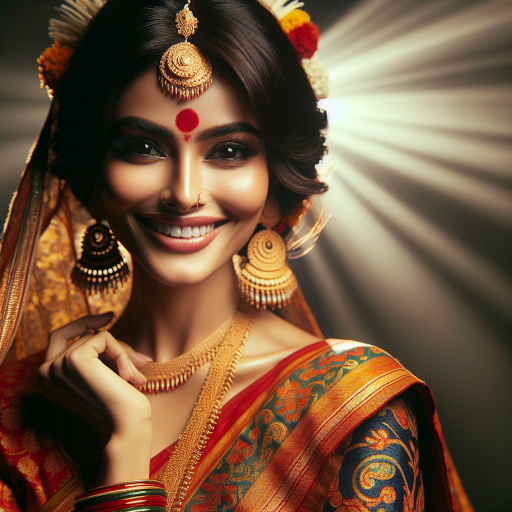
#> input picture rag_enhanced_image.jpg, 1024 x 1024 px (shown at 1/2 size)
$ python -i image_processor.py   (imports and definitions only)
#> lines starting #> are read from the running program, lines starting #| are printed output that depends on the picture; after the words box and inside, x2 and y2 are one past the last pixel; in counts of white or black regions, pixels touching at a corner belong together
### src/utils/image_post_processor.py
"""
AI Image Post-Processing System
Adds realistic enhancements to AI-generated images to make them look more authentic
"""

import io
import numpy as np
from PIL import Image, ImageEnhance, ImageFilter
from typing import Optional, Tuple
import random

class ImagePostProcessor:
    """Post-processes AI images to make them look more realistic"""

    def __init__(self):
        pass

    def process_image(self, image_bytes: bytes,
                     apply_color_grading: bool = True,
                     add_noise: bool = True,
                     sharpen_edges: bool = True,
                     apply_lightroom_filter: bool = True) -> bytes:
        """Apply complete post-processing pipeline to image"""

        image = Image.open(io.BytesIO(image_bytes))

        # Convert to RGB if not already
        if image.mode != 'RGB':
            image = image.convert('RGB')

        # Apply processing steps in order
        if apply_color_grading:
            image = self._apply_color_grading(image)

        if apply_lightroom_filter:
            image = self._apply_lightroom_style_filter(image)

        if sharpen_edges:
            image = self._sharpen_edges_selectively(image)

        if add_noise:
            image = self._add_realistic_noise(image)

        # Convert back to bytes
        output = io.BytesIO()
        image.save(output, format="JPEG", quality=95)
        return output.getvalue()

    def _apply_color_grading(self, image: Image.Image) -> Image.Image:
        """Apply color grading to match realistic skin tones and lighting"""

        # Convert to numpy array for manipulation
        img_array = np.array(image)

        # Apply subtle color corrections channel by channel
        # Warm up shadows slightly (common in portrait photography)
        shadows_mask = img_array < 128
        img_array[:, :, 0][shadows_mask[:, :, 0]] = np.clip(img_array[:, :, 0][shadows_mask[:, :, 0]] * 1.05, 0, 255)
        img_array[:, :, 1][shadows_mask[:, :, 1]] = np.clip(img_array[:, :, 1][shadows_mask[:, :, 1]] * 1.02, 0, 255)
        img_array[:, :, 2][shadows_mask[:, :, 2]] = np.clip(img_array[:, :, 2][shadows_mask[:, :, 2]] * 0.98, 0, 255)

        # Cool down highlights slightly
        highlights_mask = img_array > 180
        img_array[:, :, 0][highlights_mask[:, :, 0]] = np.clip(img_array[:, :, 0][highlights_mask[:, :, 0]] * 0.98, 0, 255)
        img_array[:, :, 1][highlights_mask[:, :, 1]] = np.clip(img_array[:, :, 1][highlights_mask[:, :, 1]] * 0.99, 0, 255)
        img_array[:, :, 2][highlights_mask[:, :, 2]] = np.clip(img_array[:, :, 2][highlights_mask[:, :, 2]] * 1.02, 0, 255)

        # Enhance skin tone regions (orange/yellow tones)
        # Create mask for skin-like colors
        skin_mask = (
            (img_array[:, :, 0] > img_array[:, :, 2]) &  # More red than blue
            (img_array[:, :, 1] > img_array[:, :, 2] * 0.8) &  # Some yellow
            (np.sum(img_array, axis=2) > 300)  # Not too dark
        )

        # Slightly enhance skin tones
        img_array[:, :, 0][skin_mask] = np.clip(img_array[:, :, 0][skin_mask] * 1.02, 0, 255)
        img_array[:, :, 1][skin_mask] = np.clip(img_array[:, :, 1][skin_mask] * 1.01, 0, 255)
        img_array[:, :, 2][skin_mask] = np.clip(img_array[:, :, 2][skin_mask] * 0.99, 0, 255)

        processed_image = Image.fromarray(img_array)

        # Fine-tune overall color balance
        enhancer = ImageEnhance.Color(processed_image)
        processed_image = enhancer.enhance(1.05)  # Slight saturation boost

        return processed_image

    # [39 lines left out: function _add_realistic_noise, not called in this run]

    def _sharpen_edges_selectively(self, image: Image.Image) -> Image.Image:
        """Sharpen edges selectively to fix AI's fuzzy boundaries"""

        # Create edge mask
        # Convert to grayscale for edge detection
        gray = image.convert('L')

        # Apply edge detection
        edges = gray.filter(ImageFilter.FIND_EDGES)
        edge_array = np.array(edges)

        # Create edge mask - stronger sharpening where edges are detected
        edge_mask = edge_array / 255.0

        # Apply different levels of sharpening
        # Light sharpening for overall image
        light_sharp = image.filter(ImageFilter.UnsharpMask(radius=0.5, percent=50, threshold=3))

        # Strong sharpening for edges
        strong_sharp = image.filter(ImageFilter.UnsharpMask(radius=1.0, percent=120, threshold=1))

        # Blend based on edge mask
        img_array = np.array(image).astype(np.float32)
        light_array = np.array(light_sharp).astype(np.float32)
        strong_array = np.array(strong_sharp).astype(np.float32)

        # Expand edge mask to 3 channels
        edge_mask_3d = np.stack([edge_mask, edge_mask, edge_mask], axis=2)

        # Blend: more edge sharpening where edges are detected
        result_array = (
            img_array * (1 - edge_mask_3d * 0.3) +
            light_array * (1 - edge_mask_3d) * 0.3 +
            strong_array * edge_mask_3d * 0.3
        )

        result_array = np.clip(result_array, 0, 255).astype(np.uint8)

        return Image.fromarray(result_array)

    def _apply_lightroom_style_filter(self, image: Image.Image) -> Image.Image:
        """Apply Lightroom-style filters to mimic camera output"""

        # Apply a combination of adjustments that mimic popular Lightroom presets

        # 1. Tone curve adjustment (S-curve for contrast)
        img_array = np.array(image).astype(np.float32) / 255.0

        # Apply S-curve: darken shadows, brighten highlights slightly
        # This mimics film response and popular Instagram filters
        tone_curve = lambda x: np.where(
            x < 0.5,
            2 * x * x,  # Darken shadows
            1 - 2 * (1 - x) * (1 - x)  # Brighten highlights
        )

        img_array = tone_curve(img_array)

        # 2. Split toning (warm highlights, cool shadows)
        shadows_mask = img_array < 0.4
        highlights_mask = img_array > 0.7

        # Warm highlights - apply channel by channel
        img_array[:, :, 0][highlights_mask[:, :, 0]] *= 1.02
        img_array[:, :, 1][highlights_mask[:, :, 1]] *= 1.01
        img_array[:, :, 2][highlights_mask[:, :, 2]] *= 0.98

        # Cool shadows slightly - apply channel by channel
        img_array[:, :, 0][shadows_mask[:, :, 0]] *= 0.98
        img_array[:, :, 1][shadows_mask[:, :, 1]] *= 0.99
        img_array[:, :, 2][shadows_mask[:, :, 2]] *= 1.02

        # 3. Vibrance boost (more natural than saturation)
        # Convert to HSV for vibrance adjustment
        img_pil = Image.fromarray((np.clip(img_array, 0, 1) * 255).astype(np.uint8))

        # Apply vibrance (selective saturation boost)
        enhancer = ImageEnhance.Color(img_pil)
        img_pil = enhancer.enhance(1.08)

        # 4. Slight vignette effect (darkening corners)
        img_array = np.array(img_pil).astype(np.float32) / 255.0
        height, width = img_array.shape[:2]

        # Create vignette mask
        Y, X = np.ogrid[:height, :width]
        center_y, center_x = height // 2, width // 2

        # Distance from center, normalized
        max_dist = np.sqrt((height/2)**2 + (width/2)**2)
        distance = np.sqrt((Y - center_y)**2 + (X - center_x)**2) / max_dist

        # Very subtle vignette
        vignette = 1 - distance * 0.15
        vignette = np.clip(vignette, 0.85, 1.0)

        # Apply vignette
        for i in range(3):
            img_array[:, :, i] *= vignette

        # 5. Film emulation - slight color tint
        # Add very subtle warm tint (like Kodak Portra)
        img_array *= np.array([1.005, 1.002, 0.998])

        img_array = np.clip(img_array * 255, 0, 255).astype(np.uint8)

        return Image.fromarray(img_array)

    def apply_instagram_style_filter(self, image_bytes: bytes, filter_name: str = "natural") -> bytes:
        """Apply Instagram-style filters"""

        image = Image.open(io.BytesIO(image_bytes))
        if image.mode != 'RGB':
            image = image.convert('RGB')

        if filter_name == "natural":
            # Natural, subtle enhancement
            image = self._apply_lightroom_style_filter(image)
            image = self._apply_color_grading(image)

        elif filter_name == "warm":
            # Warm, golden hour look
            enhancer = ImageEnhance.Color(image)
            image = enhancer.enhance(1.1)

            # Apply warm tint
            img_array = np.array(image).astype(np.float32)
            img_array *= np.array([1.1, 1.05, 0.95])
            img_array = np.clip(img_array, 0, 255).astype(np.uint8)
            image = Image.fromarray(img_array)

        elif filter_name == "moody":
            # Darker, more dramatic look
            enhancer = ImageEnhance.Brightness(image)
            image = enhancer.enhance(0.9)

            enhancer = ImageEnhance.Contrast(image)
            image = enhancer.enhance(1.2)

            # Cool tint
            img_array = np.array(image).astype(np.float32)
            img_array *= np.array([0.95, 0.98, 1.05])
            img_array = np.clip(img_array, 0, 255).astype(np.uint8)
            image = Image.fromarray(img_array)

        # Convert back to bytes
        output = io.BytesIO()
        image.save(output, format="JPEG", quality=95)
        return output.getvalue()


# Convenience functions for easy use
# [15 lines left out: functions enhance_ai_image, apply_portrait_enhancement, not called in this run]

def apply_lifestyle_filter(image_bytes: bytes) -> bytes:
    """Apply lifestyle/influencer style filter"""
    processor = ImagePostProcessor()
    enhanced = processor.process_image(
        image_bytes,
        apply_color_grading=True,
        add_noise=False,  # Less noise for cleaner look
        sharpen_edges=True,
        apply_lightroom_filter=True
    )

    # Apply warm Instagram-style filter
    return processor.apply_instagram_style_filter(enhanced, "warm")

### src/social_media/image_processor.py
"""
Image Processor

Handles image resizing, enhancement, and format conversion for social media platforms.
Integrates with the image post-processor for AI image enhancement.

Design Choices:
- Separate class for image operations (Single Responsibility)
- Platform-specific resize methods (feed vs story dimensions)
- Optional post-processing for flexibility
- Maintains aspect ratios and quality
- Defensive programming with validation

Author: AI Creator Team
License: MIT
"""

import io
import logging
from typing import Tuple, Optional
from PIL import Image
import sys
import os

# Import post-processor with fallback
try:
    sys.path.append(os.path.dirname(os.path.dirname(os.path.abspath(__file__))))
    from utils.image_post_processor import (
        ImagePostProcessor,
        enhance_ai_image,
        apply_portrait_enhancement,
        apply_lifestyle_filter
    )
    POST_PROCESSOR_AVAILABLE = True
except ImportError:
    POST_PROCESSOR_AVAILABLE = False
    logging.warning("Image post-processor not available. Enhancement disabled.")

logger = logging.getLogger(__name__)


class ImageProcessor:
    """Processes images for social media posting.

    Design Choice: Centralized image processing eliminates code duplication.
    Optional post-processing allows performance tuning.

    Attributes:
        enable_post_processing: Whether to apply AI enhancement
        post_processor: ImagePostProcessor instance (if enabled)
    """

    # Platform-specific dimensions
    FEED_DIMENSIONS = (1080, 1080)  # 1:1 aspect ratio
    STORY_DIMENSIONS = (1080, 1920)  # 9:16 aspect ratio

    def __init__(self, enable_post_processing: bool = True):
        """Initialize image processor.

        Args:
            enable_post_processing: Enable AI-powered image enhancement
        """
        self.enable_post_processing = enable_post_processing and POST_PROCESSOR_AVAILABLE

        if self.enable_post_processing:
            self.post_processor = ImagePostProcessor()
            logger.info("Image processor initialized with post-processing enabled")
        else:
            self.post_processor = None
            if enable_post_processing and not POST_PROCESSOR_AVAILABLE:
                logger.warning("Post-processing requested but not available")
            else:
                logger.info("Image processor initialized without post-processing")

    def resize_for_feed(self, image: Image.Image) -> Image.Image:
        """Resize image for social media feed (1:1 aspect ratio).

        Design Choice: Square format works universally across platforms.
        Centers image on white background if aspect ratio doesn't match.

        Args:
            image: PIL Image to resize

        Returns:
            Resized image (1080x1080)

        Example:
            processor = ImageProcessor()
            feed_image = processor.resize_for_feed(original_image)
        """
        return self._resize_to_dimensions(
            image,
            *self.FEED_DIMENSIONS,
            description="feed (1:1)"
        )

    # [17 lines left out: function resize_for_story, not called in this run]

    def _resize_to_dimensions(
        self,
        image: Image.Image,
        target_width: int,
        target_height: int,
        description: str = ""
    ) -> Image.Image:
        """Resize image to exact dimensions while maintaining quality.

        Design Choice: Two-step process (resize + crop/pad) preserves quality.
        Uses LANCZOS resampling for best quality.

        Args:
            image: Source image
            target_width: Target width in pixels
            target_height: Target height in pixels
            description: Description for logging

        Returns:
            Resized and cropped/padded image
        """
        logger.debug(
            f"Resizing image from {image.size} to {target_width}x{target_height} "
            f"for {description}"
        )

        # Calculate aspect ratios
        img_ratio = image.width / image.height
        target_ratio = target_width / target_height

        # Resize maintaining aspect ratio
        if img_ratio > target_ratio:
            # Image is wider - fit to height
            new_height = target_height
            new_width = int(target_height * img_ratio)
        else:
            # Image is taller - fit to width
            new_width = target_width
            new_height = int(target_width / img_ratio)

        # Resize image
        resized = image.resize((new_width, new_height), Image.Resampling.LANCZOS)

        # Create canvas with target dimensions
        canvas = Image.new('RGB', (target_width, target_height), (255, 255, 255))

        # Center the resized image on canvas
        x_offset = (target_width - new_width) // 2
        y_offset = (target_height - new_height) // 2

        # Crop if image is larger than target
        if new_width > target_width or new_height > target_height:
            left = (new_width - target_width) // 2
            top = (new_height - target_height) // 2
            right = left + target_width
            bottom = top + target_height
            resized = resized.crop((left, top, right, bottom))
            canvas.paste(resized, (0, 0))
        else:
            # Paste centered if image is smaller
            canvas.paste(resized, (x_offset, y_offset))

        logger.debug(f"Image resized successfully to {target_width}x{target_height}")
        return canvas

    def enhance(
        self,
        image: Image.Image,
        style: str = "lifestyle"
    ) -> Image.Image:
        """Apply AI-powered enhancement to image.

        Design Choice: Optional enhancement allows quality/performance tradeoff.
        Different styles for different content types.

        Args:
            image: PIL Image to enhance
            style: Enhancement style ("lifestyle", "portrait", or "natural")

        Returns:
            Enhanced image (or original if post-processing disabled)

        Raises:
            ValueError: If style is invalid
        """
        if not self.enable_post_processing:
            logger.debug("Post-processing disabled, returning original image")
            return image

        valid_styles = ["lifestyle", "portrait", "natural"]
        if style not in valid_styles:
            raise ValueError(
                f"Invalid style '{style}'. Must be one of: {', '.join(valid_styles)}"
            )

        logger.info(f"Applying {style} enhancement to image")

        try:
            # Convert PIL Image to bytes
            img_bytes = io.BytesIO()
            image.save(img_bytes, format='JPEG', quality=95)
            img_bytes.seek(0)
            image_data = img_bytes.getvalue()

            # Apply appropriate enhancement
            if style == "portrait":
                enhanced_bytes = apply_portrait_enhancement(image_data)
            elif style == "lifestyle":
                enhanced_bytes = apply_lifestyle_filter(image_data)
            else:  # natural
                enhanced_bytes = enhance_ai_image(image_data)

            # Convert back to PIL Image
            enhanced_image = Image.open(io.BytesIO(enhanced_bytes))

            logger.info(f"Successfully applied {style} enhancement")
            return enhanced_image

        except Exception as e:
            logger.error(f"Enhancement failed: {e}. Returning original image.")
            return image

    def prepare_for_feed(
        self,
        image: Image.Image,
        enhance: bool = True
    ) -> Image.Image:
        """Complete preparation pipeline for feed posting.

        Design Choice: One-stop method combines enhancement and resizing.
        Convenience method for common workflow.

        Args:
            image: Source image
            enhance: Whether to apply enhancement

        Returns:
            Feed-ready image (enhanced and resized to 1080x1080)
        """
        logger.debug("Preparing image for feed posting")

        # Enhance first (works better on full-resolution image)
        if enhance and self.enable_post_processing:
            image = self.enhance(image, style="lifestyle")

        # Then resize
        return self.resize_for_feed(image)

    # [55 lines left out: functions prepare_for_story, validate_image, not called in this run]

>>> from PIL import Image
>>> picture = Image.open('../../rag_enhanced_image.jpg')
#> picture is the input picture: PIL image 1024x1024 RGB; mean R, G, B 115.3, 85.8, 60.8
>>> result = ImageProcessor().prepare_for_feed(picture)
#> in _apply_color_grading, `skin_mask = ( (img_array[:, :, 0] > img_array[:, :, 2]) &`:
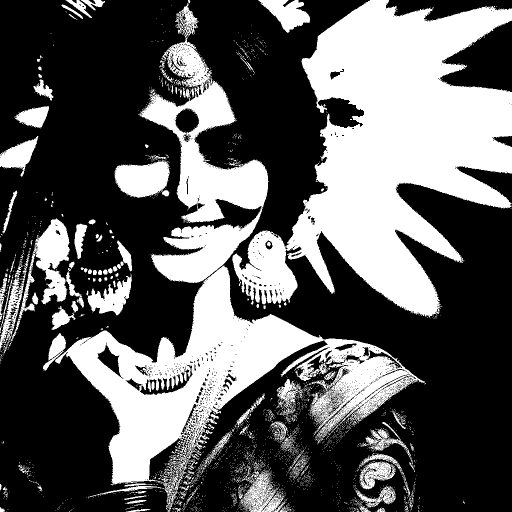
#> skin_mask: shape (1024, 1024) bool (shown at 1/2 size); 36.8% white; 2620 white regions (2459 under 20 px), largest, box (x1, y1, x2, y2) and area: (464, 0, 1024, 635) 178807, (110, 530, 850, 1024) 98773, (277, 7, 537, 566) 47760
#> in _apply_lightroom_style_filter, `shadows_mask = img_array < 0.4`:
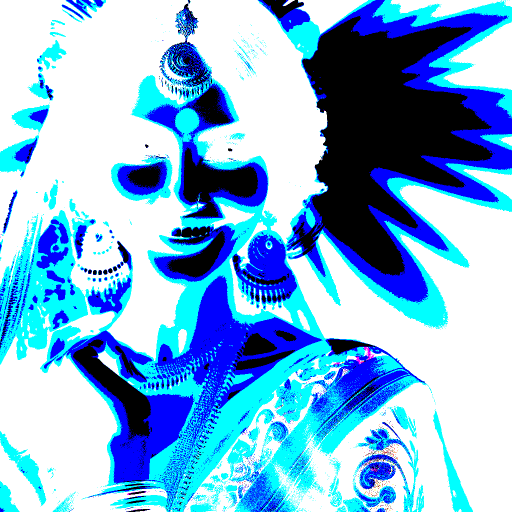
#> shadows_mask: shape (1024, 1024, 3) bool (shown at 1/2 size); mean R, G, B 0.492, 0.696, 0.857
#> in _apply_lightroom_style_filter, `highlights_mask = img_array > 0.7`:
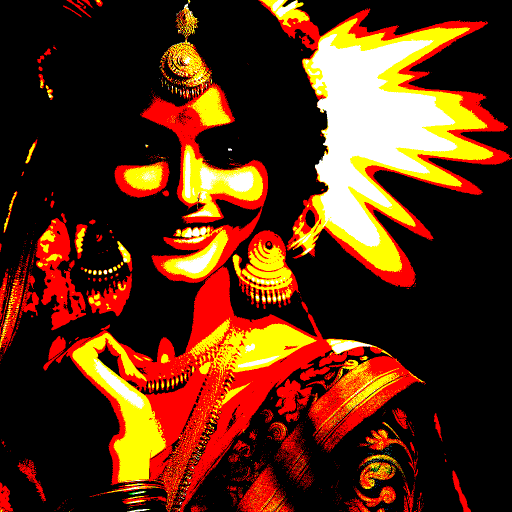
#> highlights_mask: shape (1024, 1024, 3) bool (shown at 1/2 size); mean R, G, B 0.353, 0.178, 0.0713
#> after the loop in _apply_lightroom_style_filter, `for i in range(3):`:
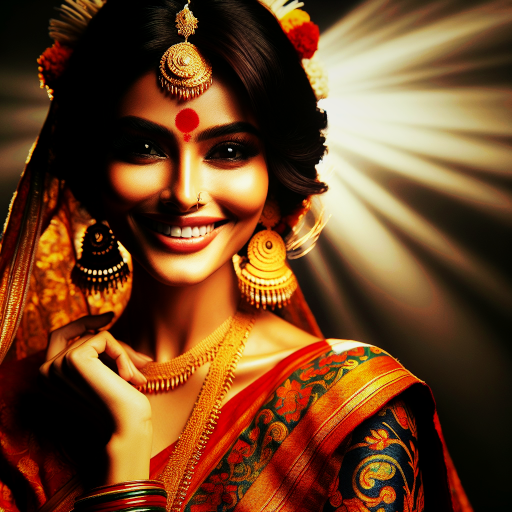
#> img_array: shape (1024, 1024, 3) float32 (shown at 1/2 size); mean R, G, B 0.436, 0.269, 0.142
#> in _sharpen_edges_selectively, `gray = image.convert('L')`:
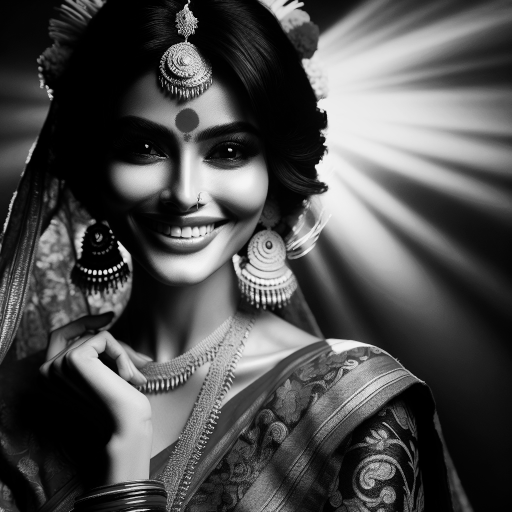
#> gray: PIL image 1024x1024 L (shown at 1/2 size); min 0, max 249, mean 77.4
#> in _sharpen_edges_selectively, `edges = gray.filter(ImageFilter.FIND_EDGES)`:
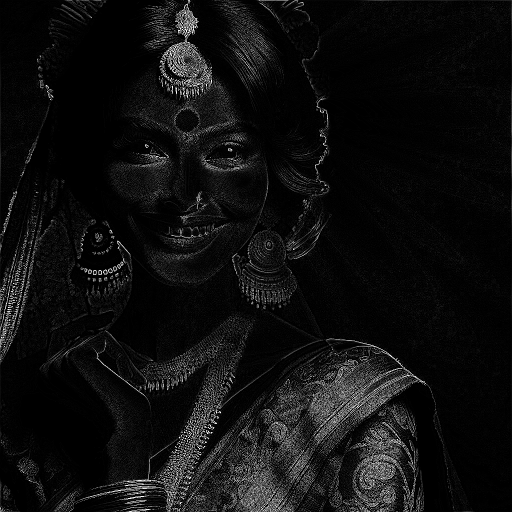
#> edges: PIL image 1024x1024 L (shown at 1/2 size); min 0, max 255, mean 15.2
#> in apply_instagram_style_filter, `img_array = np.clip(img_array, 0, 255).astype(np.uint8)`:
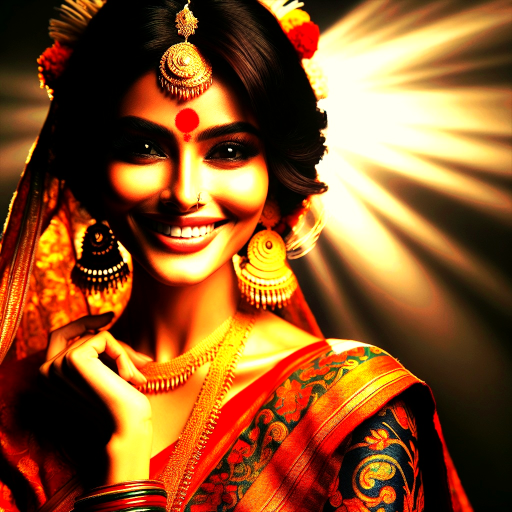
#> img_array: shape (1024, 1024, 3) (shown at 1/2 size); mean R, G, B 138.5, 84.5, 39.3
